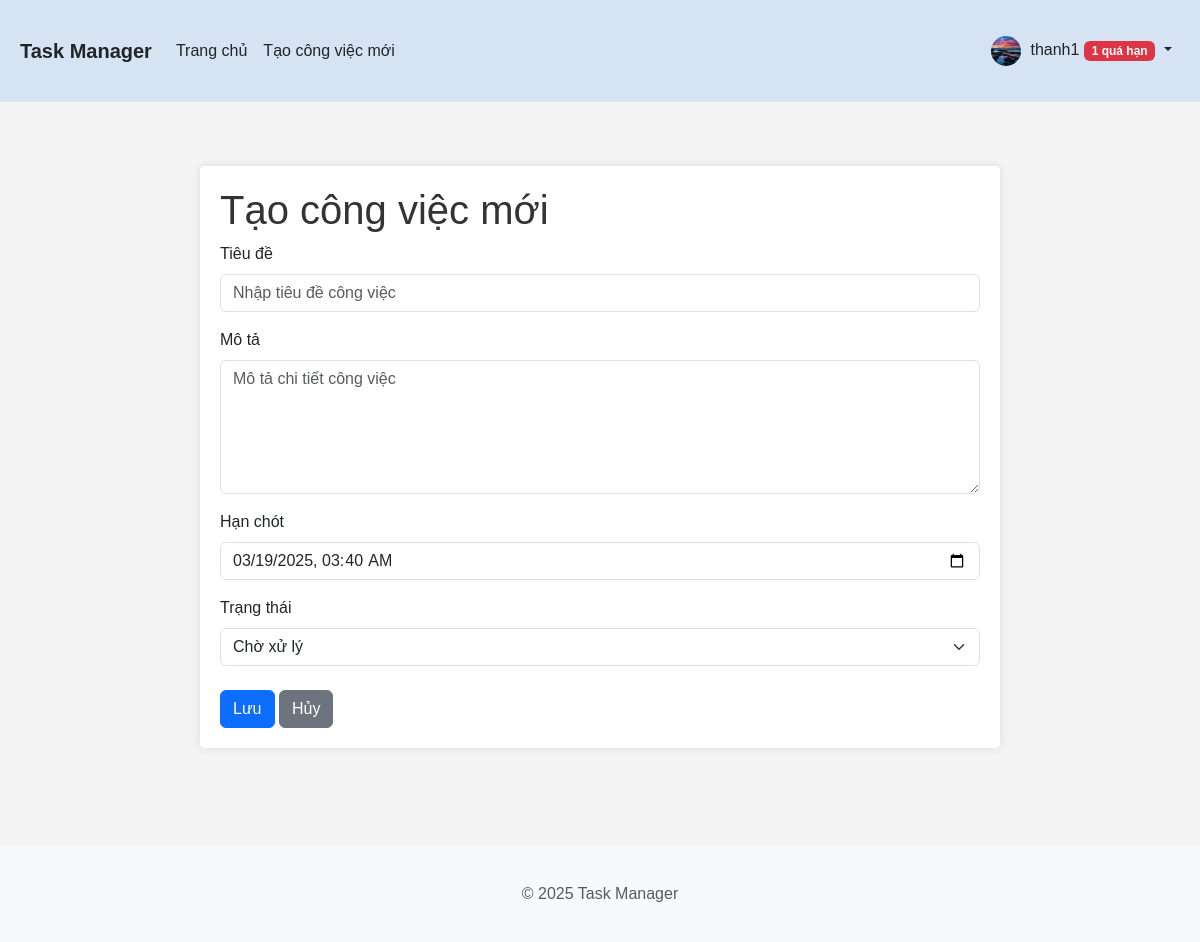
Page /create (signed in) on the committed database.
### app/models.py (models this page shows, shortened)
class User(UserMixin, db.Model):
    id = db.Column(db.Integer, primary_key=True)
    username = db.Column(db.String(64), index=True, unique=True)
    email = db.Column(db.String(120), index=True, unique=True)
    password_hash = db.Column(db.String(128))
    avatar = db.Column(db.String(120), default='default.png')
    is_admin = db.Column(db.Boolean, default=False)
    tasks = db.relationship('Task', backref='user', lazy='dynamic')
    @property
    def overdue_count(self):
        return Task.query.filter_by(user_id=self.id, finished=None).filter(
            Task.deadline < datetime.utcnow()).count()

### app/routes/tasks.py (the view, shortened to what this page needs)
@bp.route('/create', methods=['GET', 'POST'])
@login_required
def create():
    form = TaskForm()
    return render_template('tasks/create.html', title='Tạo công việc mới', form=form)

### app/forms.py
class TaskForm(FlaskForm):
    title = StringField('Tiêu đề', validators=[
        DataRequired(message='Tiêu đề không được để trống'),
        Length(min=3, max=100, message='Tiêu đề phải có từ 3 đến 100 ký tự')
    ])
    description = TextAreaField('Mô tả', validators=[Optional()])
    deadline = DateTimeField('Hạn chót', format='%Y-%m-%dT%H:%M', validators=[
        DataRequired(message='Hạn chót không được để trống')
    ])
    status = SelectField('Trạng thái', choices=[
        ('pending', 'Chờ xử lý'),
        ('in_progress', 'Đang thực hiện'),
        ('completed', 'Hoàn thành')
    ], validators=[DataRequired(message='Trạng thái không được để trống')])
    submit = SubmitField('Lưu')
    def __init__(self, *args, **kwargs):
        super(TaskForm, self).__init__(*args, **kwargs)
        if not args and 'obj' not in kwargs:
            self.deadline.data = datetime.now()

### app/__init__.py (called while the page is built)
def create_app(config_name='default'):
    app = Flask(__name__)
    app.config.from_object(config[config_name])
    db.init_app(app)
    migrate.init_app(app, db)
    login_manager.init_app(app)
    @app.template_filter('nl2br')
    def nl2br_filter(text):
        if text:
            return jinja2.utils.markupsafe.Markup(text.replace('\n', '<br>'))
        return ''
    from app.routes.auth import bp as auth_bp
    from app.routes.tasks import bp as tasks_bp
    app.register_blueprint(auth_bp)
    app.register_blueprint(tasks_bp)
    avatar_dir = os.path.join(app.static_folder, 'avatars')
    if not os.path.exists(avatar_dir):
        os.makedirs(avatar_dir)
    @login_manager.user_loader
    def load_user(user_id):
        from app.models import User
        return User.query.get(int(user_id))
    return app

### app/templates/tasks/create.html (shortened to what this page needs)
{% extends "base.html" %}
{% block content %}
<div class="create-task-container">
    <h1>Tạo công việc mới</h1>
    <form method="POST" action="{{ url_for('tasks.create') }}">
        <div class="form-group mb-3">
            {{ form.title.label(class="form-label") }}
            {{ form.title(class="form-control", placeholder="Nhập tiêu đề công việc") }}
        </div>
        <div class="form-group mb-3">
            {{ form.description.label(class="form-label") }}
            {{ form.description(class="form-control", rows=5, placeholder="Mô tả chi tiết công việc") }}
        </div>
        <div class="form-group mb-3">
            {{ form.deadline.label(class="form-label") }}
            <input type="datetime-local" class="form-control" id="deadline" name="deadline"
                value="{{ form.deadline.data.strftime('%Y-%m-%dT%H:%M') if form.deadline.data else '' }}" required>
        </div>
        <div class="form-group mb-3">
            {{ form.status.label(class="form-label") }}
            {{ form.status(class="form-select") }}
        </div>
        <div class="form-group mt-4">
            {{ form.submit(class="btn btn-primary") }}
            <a href="{{ url_for('tasks.index') }}" class="btn btn-secondary">Hủy</a>
        </div>
    </form>
</div>
{% endblock %}

### app/templates/base.html (shortened to what this page needs)
<!DOCTYPE html>
<html lang="vi">
<head>
    <link href="https://cdn.jsdelivr.net/npm/bootstrap@5.3.0-alpha1/dist/css/bootstrap.min.css" rel="stylesheet">
    <link rel="stylesheet" href="https://cdn.jsdelivr.net/npm/bootstrap-icons@1.11.2/font/bootstrap-icons.css">
    <link rel="stylesheet" href="{{ url_for('static', filename='css/main.css') }}">
</head>
<body>
    <header>
        <nav class="navbar navbar-expand-lg navbar-light">
            <div class="container">
                <a class="navbar-brand" href="{{ url_for('tasks.index') }}">Task Manager</a>
                <div class="collapse navbar-collapse" id="navbarNav">
                    <ul class="navbar-nav me-auto">
                        {% if current_user.is_authenticated %}
                            <li class="nav-item">
                                <a class="nav-link" href="{{ url_for('tasks.index') }}">Trang chủ</a>
                            </li>
                            <li class="nav-item">
                                <a class="nav-link" href="{{ url_for('tasks.create') }}">Tạo công việc mới</a>
                            </li>
                        {% endif %}
                    </ul>
                    <ul class="navbar-nav">
                        {% if current_user.is_authenticated %}
                            <li class="nav-item dropdown">
                                <a class="nav-link dropdown-toggle" href="#" id="navbarDropdown" role="button" data-bs-toggle="dropdown">
                                    {% if current_user.avatar %}
                                        <img src="{{ url_for('static', filename='avatars/' + current_user.avatar) }}" class="rounded-circle avatar-small" alt="Avatar">
                                    {% else %}
                                        <img src="https://avatar-placeholder.iran.liara.run/" class="rounded-circle avatar-small" alt="Avatar">
                                    {% endif %}
                                    {{ current_user.username }}
                                    {% if current_user.overdue_count and current_user.overdue_count > 0 %}
                                        <span class="badge bg-danger">{{ current_user.overdue_count }} quá hạn</span>
                                    {% endif %}
                                </a>
                            </li>
                        {% endif %}
                    </ul>
                </div>
            </div>
        </nav>
    </header>
    <main class="container mt-4">
        {% block content %}{% endblock %}
    </main>
    <footer class="footer mt-5 py-3 bg-light">
        <div class="container text-center">
            <span class="text-muted">&copy; 2025 Task Manager</span>
        </div>
    </footer>
</body>
</html>

### app/static/css/main.css (style rules this page uses)
body { font-family: Arial, sans-serif; margin: 0; padding: 0; background-color: #f4f4f4; min-height: 100vh; display: flex; flex-direction: column; }
.container { max-width: 1200px; margin: 0 auto; padding: 20px; }
main { flex: 1; }
footer { margin-top: auto; padding: 10px 0; background-color: #f8f9fa; text-align: center; }
h1, h2, h3 { color: #333; }
.avatar-small { width: 30px; height: 30px; object-fit: cover; margin-right: 5px; border-radius: 50%; }
.profile-container, .create-task-container, .edit-task-container, .view-task-container { max-width: 800px; margin: 0 auto; padding: 20px; background: #fff; box-shadow: 0 0 10px rgba(0, 0, 0, 0.1); border-radius: 5px; margin-bottom: 30px; }
.navbar { margin-bottom: 20px; background-color: #d5e3f3 !important; }
.navbar .navbar-nav .nav-link { color: #212529 !important; font-weight: normal; }
.navbar .navbar-brand { color: #212529 !important; font-weight: bold; }
@media (min-width: 1200px) { main.container { max-width: 95%; } }

### rows in the picture
User: avatar (picture), username "thanh1"

### other values in the picture
{{ current_user.overdue_count }} "1"
